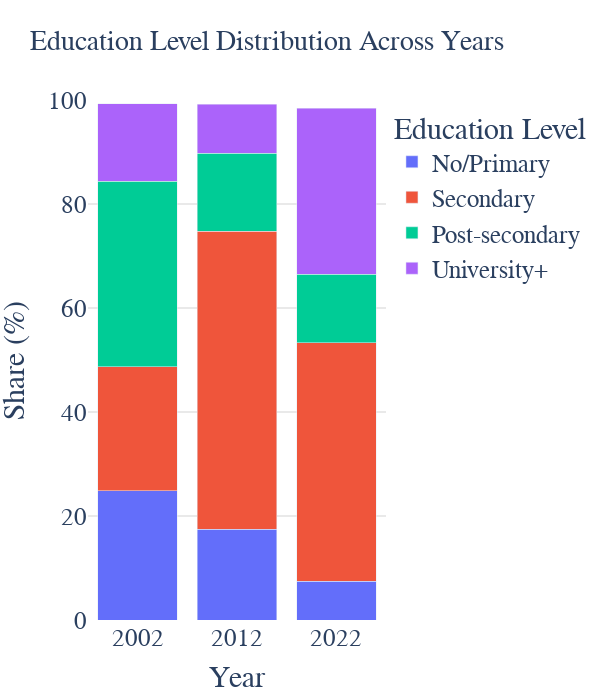

Here is the notebook cell this chart was saved with:
### Code cell
edu_dist = df_combined.groupby(['year', 'educ_4_label']).size().reset_index(name='count')
edu_dist['educ_4_label'] = edu_dist['educ_4_label'].apply(lambda x: 'Post-secondary' if x == 'Post-sec / Short tertiary' else x)
edu_total = df_combined.groupby(['year']).size().reset_index(name='total')
edu_dist = edu_dist.merge(edu_total, on=['year'])
edu_dist['percentage'] = (edu_dist['count'] / edu_dist['total']) * 100

edu_dist['year'] = edu_dist['year'].astype(str)

category_orders = {
    'educ_4_label': ['No/Primary', 'Secondary', 'Post-secondary', 'University+'],
    'year': ['2002', '2012', '2022']
}


fig_edu_pub = px.bar(
    edu_dist,
    x='year',
    y='percentage',
    color='educ_4_label',
    barmode='stack',
    category_orders=category_orders,
    title='Education Level Distribution Across Years',
    labels={
        'percentage': 'Share (%)',
        'year': 'Year',
        'educ_4_label': 'Education Level'
    },
    height=700
)

fig_edu_pub.update_layout(
    font=dict(size=25),
    title_font_size=27.5,
    plot_bgcolor='white',
    paper_bgcolor='white',
    legend_title_text='Education Level',
    width=600,
)

fig_edu_pub.update_xaxes(showgrid=False)
fig_edu_pub.update_yaxes(range=[0, 100], showgrid=True, gridwidth=1, gridcolor='lightgray')
fig_edu_pub.show()

### Figure 1 — Plotly figure (JSON) as saved in the notebook; plotly's stock layout.template omitted (floating-point values rounded to 4 significant figures)
{"data": [{"hovertemplate": "Education Level=No/Primary<br>Year=%{x}<br>Share (%)=%{y}<extra></extra>", "legendgroup": "No/Primary", "marker": {"color": "#636efa", "pattern": {"shape": ""}}, "name": "No/Primary", "orientation": "v", "showlegend": true, "textposition": "auto", "type": "bar", "x": ["2002", "2012", "2022"], "xaxis": "x", "y": [24.9, 17.46, 7.428], "yaxis": "y"}, {"hovertemplate": "Education Level=Secondary<br>Year=%{x}<br>Share (%)=%{y}<extra></extra>", "legendgroup": "Secondary", "marker": {"color": "#EF553B", "pattern": {"shape": ""}}, "name": "Secondary", "orientation": "v", "showlegend": true, "textposition": "auto", "type": "bar", "x": ["2002", "2012", "2022"], "xaxis": "x", "y": [23.84, 57.33, 45.89], "yaxis": "y"}, {"hovertemplate": "Education Level=Post-secondary<br>Year=%{x}<br>Share (%)=%{y}<extra></extra>", "legendgroup": "Post-secondary", "marker": {"color": "#00cc96", "pattern": {"shape": ""}}, "name": "Post-secondary", "orientation": "v", "showlegend": true, "textposition": "auto", "type": "bar", "x": ["2002", "2012", "2022"], "xaxis": "x", "y": [35.6, 15.01, 13.16], "yaxis": "y"}, {"hovertemplate": "Education Level=University+<br>Year=%{x}<br>Share (%)=%{y}<extra></extra>", "legendgroup": "University+", "marker": {"color": "#ab63fa", "pattern": {"shape": ""}}, "name": "University+", "orientation": "v", "showlegend": true, "textposition": "auto", "type": "bar", "x": ["2002", "2012", "2022"], "xaxis": "x", "y": [14.93, 9.423, 31.98], "yaxis": "y"}], "layout": {"barmode": "stack", "font": {"size": 25}, "height": 700, "legend": {"title": {"text": "Education Level"}, "tracegroupgap": 0}, "paper_bgcolor": "white", "plot_bgcolor": "white", "title": {"font": {"size": 27.5}, "text": "Education Level Distribution Across Years"}, "width": 600, "xaxis": {"anchor": "y", "categoryarray": ["2002", "2012", "2022"], "categoryorder": "array", "domain": [0, 1], "showgrid": false, "title": {"text": "Year"}}, "yaxis": {"anchor": "x", "domain": [0, 1], "gridcolor": "lightgray", "gridwidth": 1, "range": [0, 100], "showgrid": true, "title": {"text": "Share (%)"}}}}
